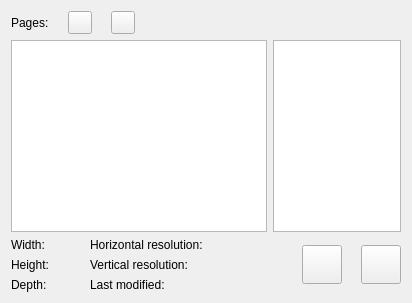
     <widget class="QWidget" name="page">
      <layout class="QGridLayout" name="gridLayout">
       <item row="0" column="0">
        <layout class="QHBoxLayout" name="horizontalLayout_4">
         <item>
          <widget class="QLabel" name="label_5">
           <property name="sizePolicy">
            <sizepolicy hsizetype="Minimum" vsizetype="Preferred">
             <horstretch>0</horstretch>
             <verstretch>0</verstretch>
            </sizepolicy>
           </property>
           <property name="text">
            <string>Pages:</string>
           </property>
          </widget>
         </item>
         <item>
          <widget class="QLabel" name="lbPages">
           <property name="text">
            <string/>
           </property>
          </widget>
         </item>
         <item>
          <widget class="QToolButton" name="pbDownPage">
           <property name="text">
            <string/>
           </property>
          </widget>
         </item>
         <item>
          <widget class="QLabel" name="lbCurPage">
           <property name="text">
            <string/>
           </property>
          </widget>
         </item>
         <item>
          <widget class="QToolButton" name="pbUpPage">
           <property name="text">
            <string/>
           </property>
          </widget>
         </item>
         <item>
          <spacer name="horizontalSpacer">
           <property name="orientation">
            <enum>Qt::Horizontal</enum>
           </property>
           <property name="sizeHint" stdset="0">
            <size>
             <width>40</width>
             <height>20</height>
            </size>
           </property>
          </spacer>
         </item>
        </layout>
       </item>
       <item row="1" column="0">
        <layout class="QHBoxLayout" name="horizontalLayout">
         <item>
          <widget class="QGraphicsView" name="graphicsView"/>
         </item>
         <item>
          <layout class="QVBoxLayout" name="verticalLayout">
           <item>
            <layout class="QVBoxLayout" name="verticalLayout_5">
             <item>
              <widget class="QTreeView" name="treeView">
               <property name="sizePolicy">
                <sizepolicy hsizetype="Minimum" vsizetype="Expanding">
                 <horstretch>0</horstretch>
                 <verstretch>0</verstretch>
                </sizepolicy>
               </property>
               <property name="maximumSize">
                <size>
                 <width>128</width>
                 <height>16777215</height>
                </size>
               </property>
               <property name="editTriggers">
                <set>QAbstractItemView::NoEditTriggers</set>
               </property>
               <property name="rootIsDecorated">
                <bool>false</bool>
               </property>
               <attribute name="headerVisible">
                <bool>false</bool>
               </attribute>
              </widget>
             </item>
            </layout>
           </item>
          </layout>
         </item>
        </layout>
       </item>
       <item row="2" column="0">
        <layout class="QHBoxLayout" name="horizontalLayout_3">
         <item>
          <layout class="QFormLayout" name="formLayout_2">
           <item row="0" column="0">
            <widget class="QLabel" name="label_4">
             <property name="text">
              <string>Width: </string>
             </property>
            </widget>
           </item>
           <item row="0" column="1">
            <widget class="QLabel" name="lbWidth">
             <property name="text">
              <string/>
             </property>
            </widget>
           </item>
           <item row="1" column="0">
            <widget class="QLabel" name="label_8">
             <property name="text">
              <string>Height: </string>
             </property>
            </widget>
           </item>
           <item row="1" column="1">
            <widget class="QLabel" name="lbHeight">
             <property name="text">
              <string/>
             </property>
            </widget>
           </item>
           <item row="2" column="0">
            <widget class="QLabel" name="label_10">
             <property name="text">
              <string>Depth: </string>
             </property>
            </widget>
           </item>
           <item row="2" column="1">
            <widget class="QLabel" name="lbDepht">
             <property name="text">
              <string/>
             </property>
            </widget>
           </item>
          </layout>
         </item>
         <item>
          <spacer name="horizontalSpacer_6">
           <property name="orientation">
            <enum>Qt::Horizontal</enum>
           </property>
           <property name="sizeType">
            <enum>QSizePolicy::Minimum</enum>
           </property>
           <property name="sizeHint" stdset="0">
            <size>
             <width>18</width>
             <height>20</height>
            </size>
           </property>
          </spacer>
         </item>
         <item>
          <layout class="QFormLayout" name="formLayout">
           <item row="0" column="0">
            <widget class="QLabel" name="label_12">
             <property name="text">
              <string>Horizontal resolution: </string>
             </property>
            </widget>
           </item>
           <item row="0" column="1">
            <widget class="QLabel" name="lbHResolution">
             <property name="text">
              <string/>
             </property>
            </widget>
           </item>
           <item row="1" column="0">
            <widget class="QLabel" name="label_14">
             <property name="text">
              <string>Vertical resolution: </string>
             </property>
            </widget>
           </item>
           <item row="1" column="1">
            <widget class="QLabel" name="lbVResolution">
             <property name="text">
              <string/>
             </property>
            </widget>
           </item>
           <item row="2" column="0">
            <widget class="QLabel" name="label_15">
             <property name="text">
              <string>Last modified: </string>
             </property>
            </widget>
           </item>
           <item row="2" column="1">
            <widget class="QLabel" name="lbLastModified">
             <property name="text">
              <string/>
             </property>
            </widget>
           </item>
          </layout>
         </item>
         <item>
          <spacer name="horizontalSpacer_4">
           <property name="orientation">
            <enum>Qt::Horizontal</enum>
           </property>
           <property name="sizeHint" stdset="0">
            <size>
             <width>40</width>
             <height>20</height>
            </size>
           </property>
          </spacer>
         </item>
         <item>
          <widget class="QToolButton" name="tbAdd">
           <property name="text">
            <string/>
           </property>
           <property name="iconSize">
            <size>
             <width>32</width>
             <height>32</height>
            </size>
           </property>
           <property name="type" stdset="0">
            <string>standard</string>
           </property>
          </widget>
         </item>
         <item>
          <widget class="QLabel" name="lbCount">
           <property name="sizePolicy">
            <sizepolicy hsizetype="Minimum" vsizetype="Preferred">
             <horstretch>0</horstretch>
             <verstretch>0</verstretch>
            </sizepolicy>
           </property>
           <property name="text">
            <string/>
           </property>
           <property name="alignment">
            <set>Qt::AlignCenter</set>
           </property>
           <property name="type" stdset="0">
            <string>standard</string>
           </property>
          </widget>
         </item>
         <item>
          <widget class="QToolButton" name="tbRemove">
           <property name="text">
            <string/>
           </property>
           <property name="iconSize">
            <size>
             <width>32</width>
             <height>32</height>
            </size>
           </property>
           <property name="type" stdset="0">
            <string>standard</string>
           </property>
          </widget>
         </item>
        </layout>
       </item>
      </layout>
     </widget>
